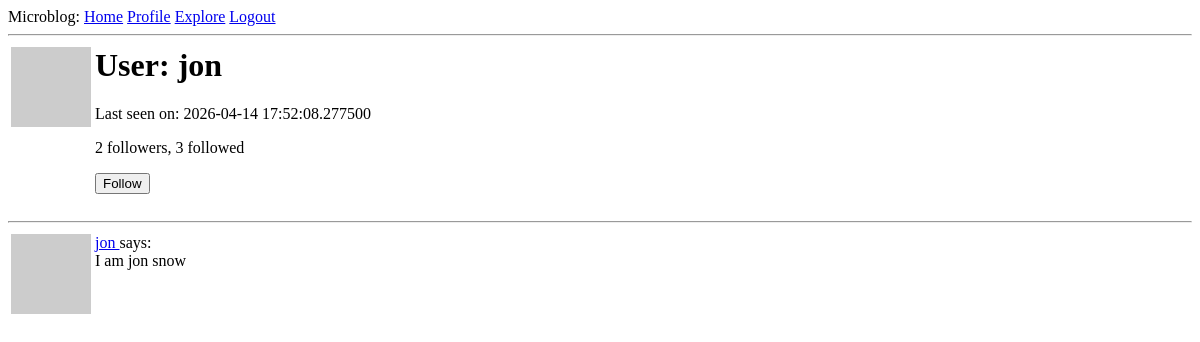
Before: /user/jon (signed in) with the older database file.
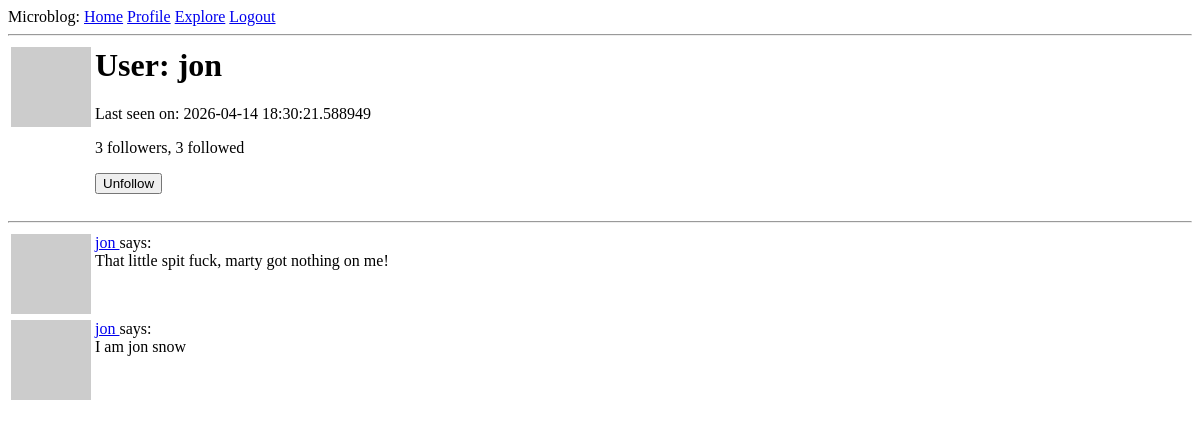
After: the same page with the newer database file.
### app/models.py (models this page shows, shortened)
class User(UserMixin, db.Model):
    id = db.Column(db.Integer, primary_key = True)
    username = db.Column(db.String(64), index=True, unique=True)
    email = db.Column(db.String(128), index=True, unique=True)
    password_hash = db.Column(db.String(128))
    posts = db.relationship('Post', backref='author', lazy='dynamic')
    about_me = db.Column(db.String(140))
    last_seen = db.Column(db.DateTime, default=datetime.utcnow)
    def avatar(self, size):
        digest = md5(self.email.lower().encode('utf-8')).hexdigest()
        return 'https://www.gravatar.com/avatar/{}?d=identicon&s={}'.format(
            digest, size
        )
    followed = db.relationship(
        'User', secondary=followers,
        primaryjoin = (followers.c.follower_id == id),
        secondaryjoin = (followers.c.followed_id == id),
        backref=db.backref('followers', lazy='dynamic'), lazy='dynamic')
    def is_following(self, user):
        return self.followed.filter(
            followers.c.followed_id == user.id).count() > 0

class Post(db.Model):
    id = db.Column(db.Integer, primary_key = True)
    body = db.Column(db.String(140))
    timestamp = db.Column(db.DateTime, index = True, default= datetime.utcnow)
    user_id = db.Column(db.Integer, db.ForeignKey('user.id'))

### app/routes.py (the view)
@app.route('/user/<username>')
@login_required
def user(username):
    user = User.query.filter_by(username=username).first_or_404()
    page = request.args.get('page', 1, type=int)
    posts = user.posts.order_by(Post.timestamp.desc()).paginate(
        page=page, per_page=app.config['POSTS_PER_PAGE'], error_out=False
    )
    next_url = url_for('user', username=user.username, page=posts.next_num) \
        if posts.has_next else None
    prev_url = url_for('user', username=user.username, page=posts.prev_num) \
        if posts.has_prev else None
    form = EmptyForm()
    return render_template('user.html', user=user, posts=posts.items, next_url=next_url, prev_url=prev_url, form=form)

### app/forms.py
class EmptyForm(FlaskForm):
    submit = SubmitField('Submit')

### app/models.py (called while the page is built)
@login.user_loader
def load_user(id):
    return User.query.get(int(id))

### app/routes.py (called while the page is built)
@app.before_request
def before_request():
    if current_user.is_authenticated:
        current_user.last_seen = datetime.utcnow()
        db.session.commit()

### app/templates/user.html (shortened to what this page needs)
{% extends "base.html" %}
{% block content %}
    <table>
        <tr valign="top">
            <td><img src="{{ user.avatar(128) }}"></td>
            <td>
                <h1>User: {{ user.username }}</h1>
                {% if user.last_seen %}<p>Last seen on: {{ user.last_seen }}</p>{% endif %}
                <p>{{ user.followers.count() }} followers, {{ user.followed.count() }} followed</p>
                {% if user == current_user %}
                <p><a href="{{ url_for('edit_profile') }}">Edit your Profile</a></p>
                {% elif not current_user.is_following(user) %}
                <p>
                    <form action="{{ url_for('follow', username=user.username) }}" method="post">
                        {{ form.submit(value='Follow') }}
                    </form>
                </p>
                {% else %}
                <p>
                    <form action="{{ url_for('unfollow', username=user.username) }}" method="post">
                        {{ form.submit(value='Unfollow') }}
                    </form>
                </p>
                {% endif %}
            </td>
        </tr>
    </table>
    <hr>
    {% for post in posts %}
        {% include '_post.html' %}
    {% endfor %}
{% endblock %}

### app/templates/_post.html
<table>
    <tr valign="top">
        <td>
            <img src="{{ post.author.avatar(36) }}">
        </td>
        <td>
            <a href="{{ url_for('user', username=post.author.username) }}">
                {{ post.author.username }}
            </a>
            says:<br>{{ post.body }}
        </td>
    </tr>
</table>

Changed rows visible on the page:
changed User "jon": last_seen "2026-04-14 17:52:08.277500" → "2026-04-14 18:30:21.588949"
added Post: author.username "jon", body "That little spit fuck, marty got nothing on me!"
Other visible differences:
{{ user.followers.count() }}: "2" → "3"
form field submit: (not shown) → "Unfollow"
form field submit: "Follow" → (not shown)
